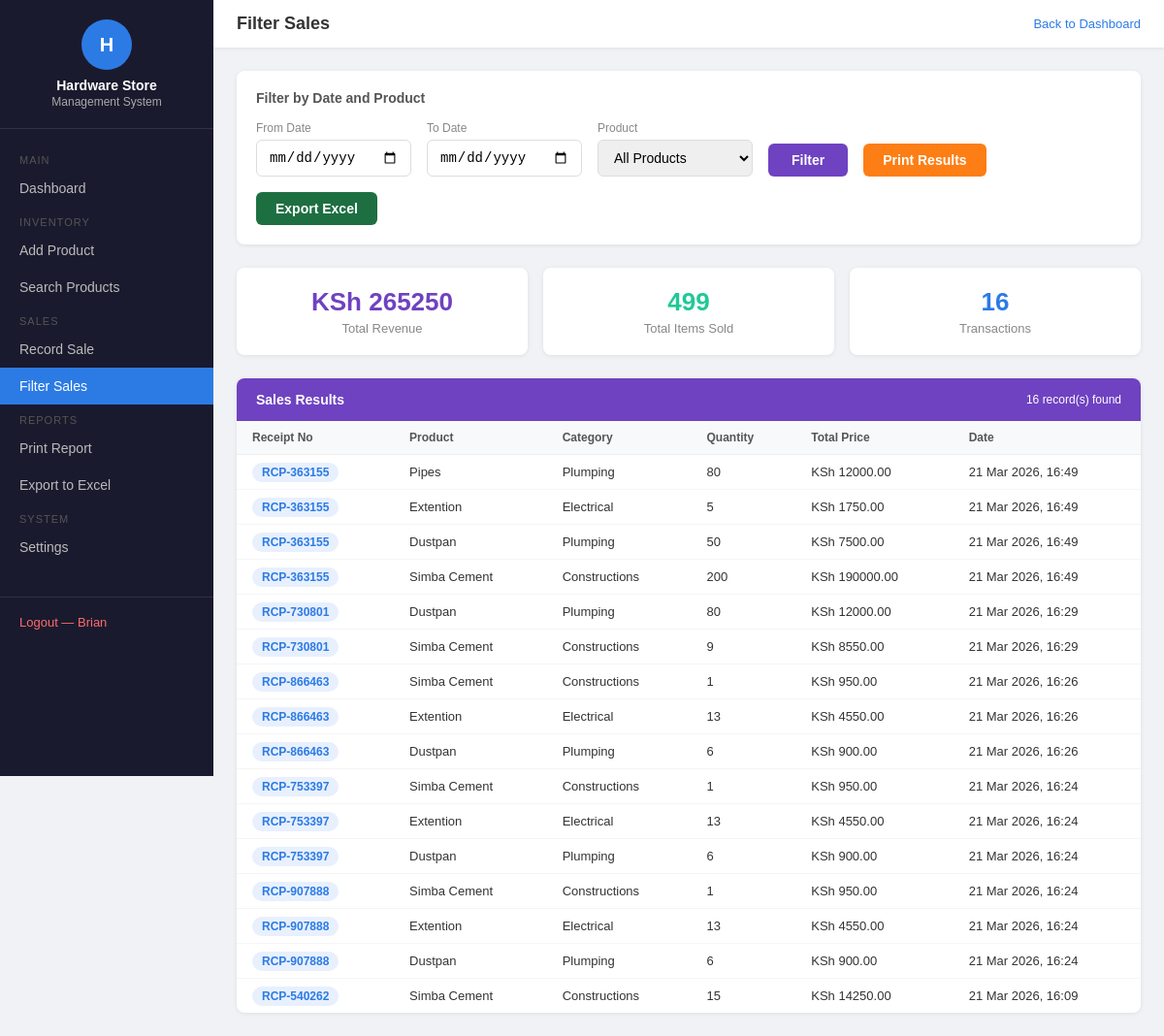
/sales/filter/ (signed in), run on an earlier commit of the app's database.
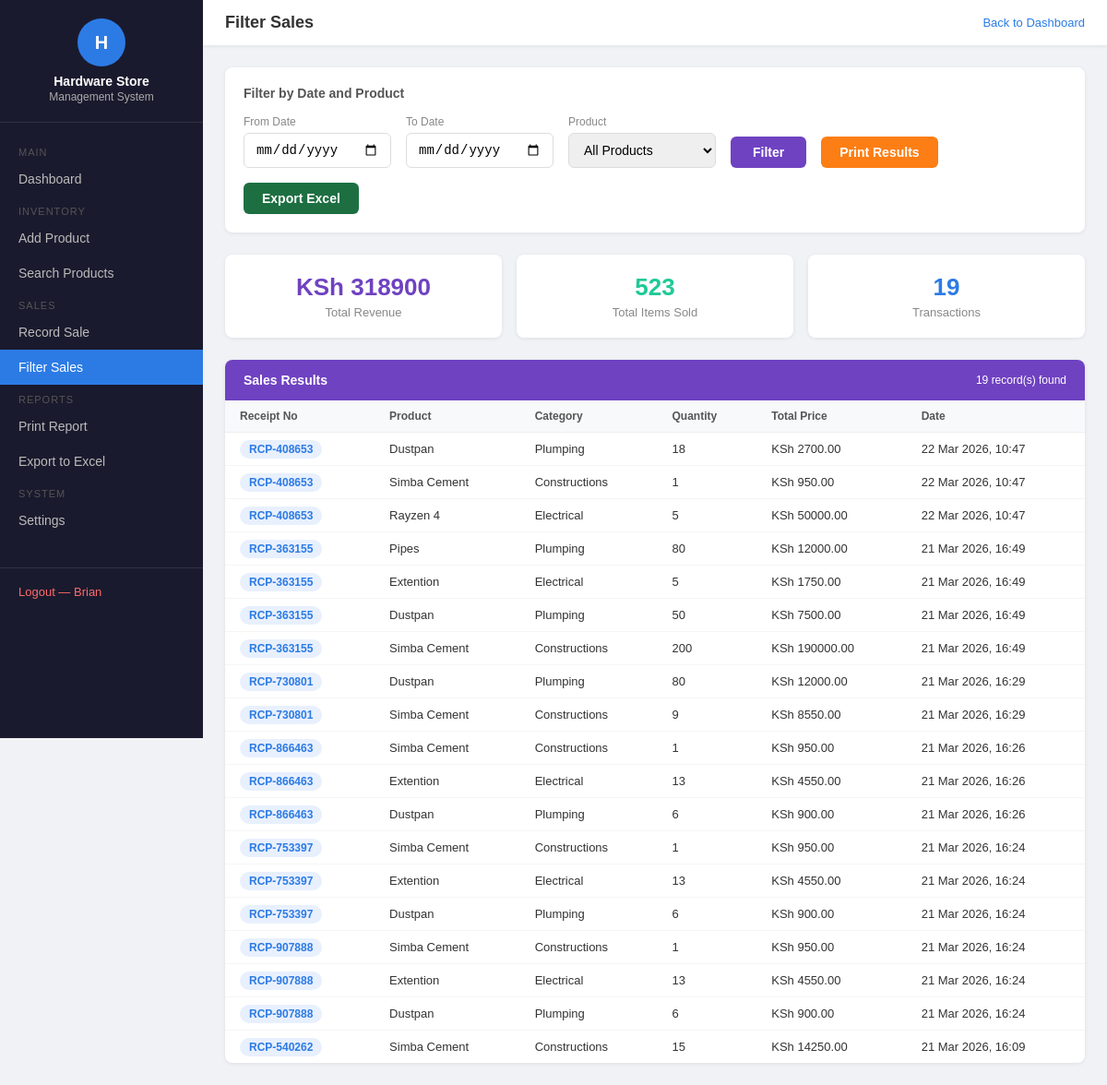
And on a later commit of the database.
### sales/models.py (models this page shows, shortened)
class Sale(models.Model):
    receipt = models.ForeignKey(Receipt, on_delete=models.CASCADE, null=True, blank=True, related_name='items')
    receipt_number = models.CharField(max_length=20, blank=True)
    product = models.ForeignKey(Product, on_delete=models.CASCADE)
    quantity_sold = models.IntegerField()
    date = models.DateTimeField(auto_now_add=True)
    total_price = models.DecimalField(max_digits=10, decimal_places=2, blank=True, null=True)

### inventory/models.py (models this page shows, shortened)
class Product(models.Model):
    name = models.CharField(max_length=200)
    category = models.ForeignKey(Category, on_delete=models.SET_NULL, null=True)
    supplier = models.ForeignKey(Supplier, on_delete=models.SET_NULL, null=True)
    price = models.DecimalField(max_digits=10, decimal_places=2)
    stock_quantity = models.IntegerField()
    reorder_level = models.IntegerField(default=5)

class Category(models.Model):
    name = models.CharField(max_length=100)
    def __str__(self):
        return self.name

### reports/views.py (the view)
@login_required
def filter_sales(request):
    sales = Sale.objects.all().order_by('-date')
    products = Product.objects.all()
    date_from = request.GET.get('date_from')
    date_to = request.GET.get('date_to')
    product_id = request.GET.get('product')
    if date_from:
        sales = sales.filter(date__date__gte=date_from)
    if date_to:
        sales = sales.filter(date__date__lte=date_to)
    if product_id:
        sales = sales.filter(product_id=product_id)
    total = sales.aggregate(total=Sum('total_price'))['total'] or 0
    items = sales.aggregate(total=Sum('quantity_sold'))['total'] or 0
    return render(request, 'reports/filter_sales.html', {
        'sales': sales,
        'products': products,
        'total': total,
        'items': items,
        'date_from': date_from or '',
        'date_to': date_to or '',
        'selected_product': product_id or '',
    })

### reports/templates/reports/filter_sales.html (shortened to what this page needs)
<!DOCTYPE html>
<html>
<head>
</head>
<body>
<div class="sidebar">
    <div class="sidebar-logo">
        <div class="icon">H</div>
        <h2>Hardware Store</h2>
        <p>Management System</p>
    </div>
    <div class="sidebar-menu">
        <div class="menu-label">Main</div>
        <a href="/dashboard/" class="menu-item">Dashboard</a>
        <div class="menu-label">Inventory</div>
        <a href="/product/add/" class="menu-item">Add Product</a>
        <a href="/search/" class="menu-item">Search Products</a>
        <div class="menu-label">Sales</div>
        <a href="/sale/record/" class="menu-item">Record Sale</a>
        <a href="/sales/filter/" class="menu-item active">Filter Sales</a>
        <div class="menu-label">Reports</div>
        <a href="/report/print/" class="menu-item">Print Report</a>
        <a href="/export/excel/" class="menu-item">Export to Excel</a>
        <div class="menu-label">System</div>
        <a href="/settings/" class="menu-item">Settings</a>
    </div>
    <div class="sidebar-footer">
        <a href="/accounts/logout/">Logout — {{ request.user.username }}</a>
    </div>
</div>
<div class="main">
    <div class="topbar">
        <h3>Filter Sales</h3>
        <a href="/dashboard/" style="color:#2c7be5; text-decoration:none; font-size:13px;">Back to Dashboard</a>
    </div>
    <div class="content">
        <div class="filter-card">
            <h4>Filter by Date and Product</h4>
            <form method="GET">
                <div class="filter-row">
                    <div class="filter-group">
                        <label>From Date</label>
                        <input type="date" name="date_from" value="{{ date_from }}">
                    </div>
                    <div class="filter-group">
                        <label>To Date</label>
                        <input type="date" name="date_to" value="{{ date_to }}">
                    </div>
                    <div class="filter-group">
                        <label>Product</label>
                        <select name="product">
                            <option value="">All Products</option>
                        </select>
                    </div>
                    <button type="submit" class="btn-filter">Filter</button>
                    <a href="/report/print/?date_from={{ date_from }}&date_to={{ date_to }}" class="btn-print">Print Results</a>
                    <a href="/export/excel/?date_from={{ date_from }}&date_to={{ date_to }}" class="btn-excel">Export Excel</a>
                </div>
            </form>
        </div>
        <div class="summary">
            <div class="summary-card purple">
                <h2>KSh {{ total }}</h2>
                <p>Total Revenue</p>
            </div>
            <div class="summary-card teal">
                <h2>{{ items }}</h2>
                <p>Total Items Sold</p>
            </div>
            <div class="summary-card blue">
                <h2>{{ sales.count }}</h2>
                <p>Transactions</p>
            </div>
        </div>
        <div class="panel">
            <div class="panel-header">
                Sales Results
                <span style="font-size:12px; font-weight:normal;">{{ sales.count }} record(s) found</span>
            </div>
            <table>
                <tr>
                    <th>Receipt No</th>
                    <th>Product</th>
                    <th>Category</th>
                    <th>Quantity</th>
                    <th>Total Price</th>
                    <th>Date</th>
                </tr>
                {% for sale in sales %}
                <tr>
                    <td><span class="badge badge-blue">{{ sale.receipt_number }}</span></td>
                    <td>{{ sale.product.name }}</td>
                    <td>{{ sale.product.category }}</td>
                    <td>{{ sale.quantity_sold }}</td>
                    <td>KSh {{ sale.total_price }}</td>
                    <td>{{ sale.date|date:"d M Y, H:i" }}</td>
                </tr>
                {% empty %}
                <tr><td colspan="6" class="empty">No sales found — try adjusting your filters</td></tr>
                {% endfor %}
            </table>
        </div>
    </div>
</div>
</body>
</html>

### reports/templates/reports/filter_sales.html (style rules this page uses)
* { box-sizing: border-box; margin: 0; padding: 0; }
body { font-family: Arial, sans-serif; background: #f0f2f5; display: flex; }
.sidebar { width: 220px; min-height: 100vh; background: #1a1a2e; position: fixed; top: 0; left: 0; overflow-y: auto; }
.sidebar-logo { padding: 20px 16px; border-bottom: 1px solid rgba(255,255,255,0.1); text-align: center; }
.sidebar-logo .icon { width: 52px; height: 52px; background: #2c7be5; border-radius: 50%; display: flex; align-items: center; justify-content: center; color: white; font-weight: bold; font-size: 20px; margin: 0 auto 8px; }
.sidebar-logo h2 { color: white; font-size: 14px; }
.sidebar-logo p { color: #aaa; font-size: 12px; margin-top: 2px; }
.sidebar-menu { padding: 16px 0; }
.menu-label { color: #555; font-size: 11px; padding: 10px 20px 4px; text-transform: uppercase; letter-spacing: 1px; }
.menu-item { display: flex; align-items: center; gap: 10px; padding: 11px 20px; color: #bbb; text-decoration: none; font-size: 14px; }
.menu-item:hover, .menu-item.active { background: #2c7be5; color: white; }
.sidebar-footer { padding: 16px 20px; border-top: 1px solid rgba(255,255,255,0.1); margin-top: 16px; }
.sidebar-footer a { color: #ff6b6b; text-decoration: none; font-size: 13px; }
.main { margin-left: 220px; flex: 1; }
.topbar { background: white; padding: 14px 24px; display: flex; justify-content: space-between; align-items: center; box-shadow: 0 1px 4px rgba(0,0,0,0.08); }
.topbar h3 { color: #333; font-size: 18px; }
.content { padding: 24px; }
.filter-card { background: white; border-radius: 8px; box-shadow: 0 1px 4px rgba(0,0,0,0.08); padding: 20px; margin-bottom: 24px; }
.filter-card h4 { font-size: 14px; color: #555; margin-bottom: 16px; font-weight: 600; }
.filter-row { display: flex; gap: 16px; flex-wrap: wrap; align-items: flex-end; }
.filter-group { display: flex; flex-direction: column; gap: 5px; }
.filter-group label { font-size: 12px; color: #888; }
.filter-group input, .filter-group select { padding: 9px 12px; border: 1px solid #ddd; border-radius: 6px; font-size: 14px; min-width: 160px; }
.btn-filter { padding: 9px 24px; background: #6f42c1; color: white; border: none; border-radius: 6px; cursor: pointer; font-size: 14px; font-weight: bold; }
.btn-print { padding: 9px 20px; background: #fd7e14; color: white; border-radius: 6px; text-decoration: none; font-size: 14px; font-weight: bold; border: none; cursor: pointer; }
.btn-excel { padding: 9px 20px; background: #1D6F42; color: white; border-radius: 6px; text-decoration: none; font-size: 14px; font-weight: bold; }
.summary { display: grid; grid-template-columns: repeat(3, 1fr); gap: 16px; margin-bottom: 24px; }
.summary-card { background: white; border-radius: 8px; box-shadow: 0 1px 4px rgba(0,0,0,0.08); padding: 20px; text-align: center; }
.summary-card h2 { font-size: 26px; font-weight: bold; margin-bottom: 4px; }
.summary-card p { font-size: 13px; color: #888; }
.summary-card.purple h2 { color: #6f42c1; }
.summary-card.teal h2 { color: #20c997; }
.summary-card.blue h2 { color: #2c7be5; }
.panel { background: white; border-radius: 8px; box-shadow: 0 1px 4px rgba(0,0,0,0.08); overflow: hidden; }
.panel-header { padding: 14px 20px; font-weight: bold; font-size: 14px; color: white; background: #6f42c1; display: flex; justify-content: space-between; align-items: center; }
table { width: 100%; border-collapse: collapse; font-size: 13px; }
th { background: #f8f9fa; color: #555; padding: 10px 16px; text-align: left; font-weight: 600; border-bottom: 1px solid #eee; font-size: 12px; }
td { padding: 10px 16px; border-bottom: 1px solid #f5f5f5; color: #333; }
tr:last-child td { border-bottom: none; }
.badge { padding: 3px 10px; border-radius: 20px; font-size: 12px; font-weight: bold; }
.badge-blue { background: #e8f0fe; color: #2c7be5; }

What changed in the data, as far as the page shows it:
added Sale: receipt_number "RCP-408653", product.name "Dustpan", product.category "Plumping", quantity_sold "18", total_price "2700.00", date "22 Mar 2026, 10:47"
added Sale: receipt_number "RCP-408653", product.name "Simba Cement", product.category "Constructions", quantity_sold "1", total_price "950.00", date "22 Mar 2026, 10:47"
added Sale: receipt_number "RCP-408653", product.name "Rayzen 4", product.category "Electrical", quantity_sold "5", total_price "50000.00", date "22 Mar 2026, 10:47"
Also different on the page:
{{ total }}: "265250" → "318900"
{{ items }}: "499" → "523"
{{ sales.count }}: "16" → "19"
